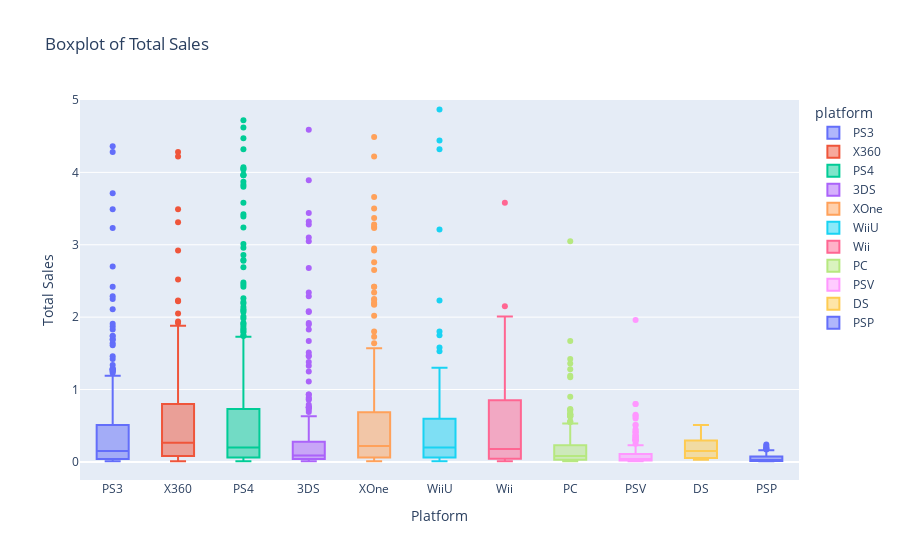

The cell this chart's notebook holds for it:
### Code cell
# Filtering data
df_filtered = df_filtered[df_filtered['year_of_release'] > 2012]

# Graphing
sales_box = px.box(df_filtered,
                   x='platform',
                   y='total_sales',
                   color='platform',
                   title='Boxplot of Total Sales',
                   range_y=[-0.25,5])

# Adding labels
sales_box.update_layout(xaxis_title='Platform',
                        yaxis_title='Total Sales')

sales_box.show()

### Figure 1 — Plotly figure (JSON) as saved in the notebook; plotly's stock layout.template omitted (floating-point values rounded to 4 significant figures; data arrays with more than 128 entries replaced by an {"elided": "..."} marker saying what was removed)
{"data": [{"alignmentgroup": "True", "hovertemplate": "platform=%{x}<br>total_sales=%{y}<extra></extra>", "legendgroup": "PS3", "marker": {"color": "#636efa"}, "name": "PS3", "notched": false, "offsetgroup": "PS3", "orientation": "v", "showlegend": true, "type": "box", "x": {"elided": "345 str values"}, "x0": " ", "xaxis": "x", "y": {"elided": "345 float values"}, "y0": " ", "yaxis": "y"}, {"alignmentgroup": "True", "hovertemplate": "platform=%{x}<br>total_sales=%{y}<extra></extra>", "legendgroup": "X360", "marker": {"color": "#EF553B"}, "name": "X360", "notched": false, "offsetgroup": "X360", "orientation": "v", "showlegend": true, "type": "box", "x": {"elided": "186 str values"}, "x0": " ", "xaxis": "x", "y": {"elided": "186 float values"}, "y0": " ", "yaxis": "y"}, {"alignmentgroup": "True", "hovertemplate": "platform=%{x}<br>total_sales=%{y}<extra></extra>", "legendgroup": "PS4", "marker": {"color": "#00cc96"}, "name": "PS4", "notched": false, "offsetgroup": "PS4", "orientation": "v", "showlegend": true, "type": "box", "x": {"elided": "392 str values"}, "x0": " ", "xaxis": "x", "y": {"elided": "392 float values"}, "y0": " ", "yaxis": "y"}, {"alignmentgroup": "True", "hovertemplate": "platform=%{x}<br>total_sales=%{y}<extra></extra>", "legendgroup": "3DS", "marker": {"color": "#ab63fa"}, "name": "3DS", "notched": false, "offsetgroup": "3DS", "orientation": "v", "showlegend": true, "type": "box", "x": {"elided": "303 str values"}, "x0": " ", "xaxis": "x", "y": {"elided": "303 float values"}, "y0": " ", "yaxis": "y"}, {"alignmentgroup": "True", "hovertemplate": "platform=%{x}<br>total_sales=%{y}<extra></extra>", "legendgroup": "XOne", "marker": {"color": "#FFA15A"}, "name": "XOne", "notched": false, "offsetgroup": "XOne", "orientation": "v", "showlegend": true, "type": "box", "x": {"elided": "247 str values"}, "x0": " ", "xaxis": "x", "y": {"elided": "247 float values"}, "y0": " ", "yaxis": "y"}, {"alignmentgroup": "True", "hovertemplate": "platform=%{x}<br>total_sales=%{y}<extra></extra>", "legendgroup": "WiiU", "marker": {"color": "#19d3f3"}, "name": "WiiU", "notched": false, "offsetgroup": "WiiU", "orientation": "v", "showlegend": true, "type": "box", "x": ["WiiU", "WiiU", "WiiU", "WiiU", "WiiU", "WiiU", "WiiU", "WiiU", "WiiU", "WiiU", "WiiU", "WiiU", "WiiU", "WiiU", "WiiU", "WiiU", "WiiU", "WiiU", "WiiU", "WiiU", "WiiU", "WiiU", "WiiU", "WiiU", "WiiU", "WiiU", "WiiU", "WiiU", "WiiU", "WiiU", "WiiU", "WiiU", "WiiU", "WiiU", "WiiU", "WiiU", "WiiU", "WiiU", "WiiU", "WiiU", "WiiU", "WiiU", "WiiU", "WiiU", "WiiU", "WiiU", "WiiU", "WiiU", "WiiU", "WiiU", "WiiU", "WiiU", "WiiU", "WiiU", "WiiU", "WiiU", "WiiU", "WiiU", "WiiU", "WiiU", "WiiU", "WiiU", "WiiU", "WiiU", "WiiU", "WiiU", "WiiU", "WiiU", "WiiU", "WiiU", "WiiU", "WiiU", "WiiU", "WiiU", "WiiU", "WiiU", "WiiU", "WiiU", "WiiU", "WiiU", "WiiU", "WiiU", "WiiU", "WiiU", "WiiU", "WiiU", "WiiU", "WiiU", "WiiU", "WiiU", "WiiU", "WiiU", "WiiU", "WiiU", "WiiU", "WiiU", "WiiU", "WiiU", "WiiU", "WiiU", "WiiU", "WiiU", "WiiU", "WiiU", "WiiU", "WiiU", "WiiU", "WiiU", "WiiU", "WiiU", "WiiU", "WiiU", "WiiU", "WiiU", "WiiU"], "x0": " ", "xaxis": "x", "y": [7.09, 4.87, 4.44, 4.32, 3.21, 2.23, 1.8, 1.75, 1.58, 1.53, 1.3, 1.23, 1.19, 1.12, 1.1, 1.03, 1.01, 0.84, 0.84, 0.78, 0.76, 0.74, 0.73, 0.7, 0.67, 0.66, 0.65, 0.64, 0.6, 0.59, 0.58, 0.57, 0.53, 0.52, 0.51, 0.48, 0.46, 0.46, 0.44, 0.42, 0.42, 0.41, 0.4, 0.39, 0.38, 0.37, 0.35, 0.34, 0.31, 0.31, 0.29, 0.27, 0.27, 0.25, 0.24, 0.24, 0.22, 0.2, 0.19, 0.19, 0.18, 0.19, 0.19, 0.15, 0.13, 0.12, 0.12, 0.11, 0.11, 0.12, 0.11, 0.11, 0.1, 0.1, 0.1, 0.09, 0.1, 0.09, 0.09, 0.08, 0.09, 0.08, 0.07, 0.06, 0.06, 0.07, 0.06, 0.07, 0.05, 0.04, 0.05, 0.05, 0.05, 0.03, 0.03, 0.03, 0.03, 0.03, 0.03, 0.02, 0.02, 0.02, 0.02, 0.02, 0.02, 0.02, 0.02, 0.02, 0.01, 0.01, 0.01, 0.01, 0.01, 0.01, 0.01], "y0": " ", "yaxis": "y"}, {"alignmentgroup": "True", "hovertemplate": "platform=%{x}<br>total_sales=%{y}<extra></extra>", "legendgroup": "Wii", "marker": {"color": "#FF6692"}, "name": "Wii", "notched": false, "offsetgroup": "Wii", "orientation": "v", "showlegend": true, "type": "box", "x": ["Wii", "Wii", "Wii", "Wii", "Wii", "Wii", "Wii", "Wii", "Wii", "Wii", "Wii", "Wii", "Wii", "Wii", "Wii", "Wii", "Wii", "Wii", "Wii", "Wii", "Wii", "Wii", "Wii"], "x0": " ", "xaxis": "x", "y": [3.58, 2.15, 2.01, 1.6, 0.95, 0.95, 0.56, 0.38, 0.26, 0.23, 0.18, 0.18, 0.15, 0.14, 0.1, 0.06, 0.05, 0.04, 0.03, 0.03, 0.01, 0.01, 0.01], "y0": " ", "yaxis": "y"}, {"alignmentgroup": "True", "hovertemplate": "platform=%{x}<br>total_sales=%{y}<extra></extra>", "legendgroup": "PC", "marker": {"color": "#B6E880"}, "name": "PC", "notched": false, "offsetgroup": "PC", "orientation": "v", "showlegend": true, "type": "box", "x": {"elided": "189 str values"}, "x0": " ", "xaxis": "x", "y": {"elided": "189 float values"}, "y0": " ", "yaxis": "y"}, {"alignmentgroup": "True", "hovertemplate": "platform=%{x}<br>total_sales=%{y}<extra></extra>", "legendgroup": "PSV", "marker": {"color": "#FF97FF"}, "name": "PSV", "notched": false, "offsetgroup": "PSV", "orientation": "v", "showlegend": true, "type": "box", "x": {"elided": "358 str values"}, "x0": " ", "xaxis": "x", "y": {"elided": "358 float values"}, "y0": " ", "yaxis": "y"}, {"alignmentgroup": "True", "hovertemplate": "platform=%{x}<br>total_sales=%{y}<extra></extra>", "legendgroup": "DS", "marker": {"color": "#FECB52"}, "name": "DS", "notched": false, "offsetgroup": "DS", "orientation": "v", "showlegend": true, "type": "box", "x": ["DS", "DS", "DS", "DS", "DS", "DS", "DS", "DS"], "x0": " ", "xaxis": "x", "y": [0.51, 0.38, 0.21, 0.18, 0.12, 0.08, 0.03, 0.03], "y0": " ", "yaxis": "y"}, {"alignmentgroup": "True", "hovertemplate": "platform=%{x}<br>total_sales=%{y}<extra></extra>", "legendgroup": "PSP", "marker": {"color": "#636efa"}, "name": "PSP", "notched": false, "offsetgroup": "PSP", "orientation": "v", "showlegend": true, "type": "box", "x": ["PSP", "PSP", "PSP", "PSP", "PSP", "PSP", "PSP", "PSP", "PSP", "PSP", "PSP", "PSP", "PSP", "PSP", "PSP", "PSP", "PSP", "PSP", "PSP", "PSP", "PSP", "PSP", "PSP", "PSP", "PSP", "PSP", "PSP", "PSP", "PSP", "PSP", "PSP", "PSP", "PSP", "PSP", "PSP", "PSP", "PSP", "PSP", "PSP", "PSP", "PSP", "PSP", "PSP", "PSP", "PSP", "PSP", "PSP", "PSP", "PSP", "PSP", "PSP", "PSP", "PSP", "PSP", "PSP", "PSP", "PSP", "PSP", "PSP", "PSP", "PSP", "PSP", "PSP", "PSP", "PSP", "PSP", "PSP"], "x0": " ", "xaxis": "x", "y": [0.24, 0.22, 0.2, 0.19, 0.18, 0.17, 0.16, 0.15, 0.13, 0.12, 0.12, 0.11, 0.1, 0.09, 0.09, 0.08, 0.08, 0.06, 0.05, 0.05, 0.05, 0.04, 0.04, 0.03, 0.03, 0.03, 0.03, 0.03, 0.03, 0.03, 0.02, 0.02, 0.02, 0.02, 0.02, 0.02, 0.02, 0.02, 0.02, 0.02, 0.02, 0.02, 0.02, 0.02, 0.02, 0.02, 0.02, 0.02, 0.02, 0.02, 0.01, 0.01, 0.01, 0.01, 0.01, 0.01, 0.01, 0.01, 0.01, 0.01, 0.01, 0.01, 0.01, 0.01, 0.01, 0.01, 0.01], "y0": " ", "yaxis": "y"}], "layout": {"boxmode": "overlay", "legend": {"title": {"text": "platform"}, "tracegroupgap": 0}, "title": {"text": "Boxplot of Total Sales"}, "xaxis": {"anchor": "y", "categoryarray": ["PS3", "X360", "PS4", "3DS", "XOne", "WiiU", "Wii", "PC", "PSV", "DS", "PSP"], "categoryorder": "array", "domain": [0, 1], "title": {"text": "Platform"}}, "yaxis": {"anchor": "x", "domain": [0, 1], "range": [-0.25, 5], "title": {"text": "Total Sales"}}}}
